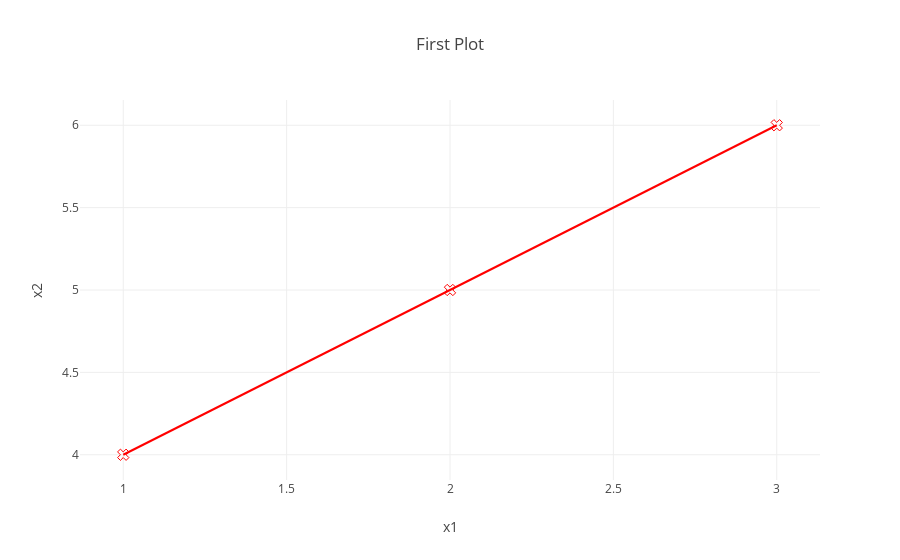

This figure's notebook cell:
### Code cell
trace1 = go.Scatter(x=[1,2,3], y=[4,5,6], marker={'color': 'red', 'symbol': 104, 'size': 10}, 
                    mode="markers+lines",  text=["one","two","three"], name='1st Trace')
                                               

layout=go.Layout(title="First Plot", xaxis={'title':'x1'}, yaxis={'title':'x2'})
figure=go.Figure(data=data,layout=layout)
plotly.offline.iplot(figure, filename='pyguide_1')

### Figure 1 — Plotly figure (JSON) as saved in the notebook; plotly's stock layout.template omitted (floating-point values rounded to 4 significant figures)
{"data": [{"marker": {"color": "red", "size": 10, "symbol": 104}, "mode": "markers+lines", "name": "1st Trace", "text": ["one", "two", "three"], "type": "scatter", "uid": "55122df4-99c0-11e8-91c7-14109fe647dd", "x": [1, 2, 3], "y": [4, 5, 6]}], "layout": {"title": "First Plot", "xaxis": {"title": "x1"}, "yaxis": {"title": "x2"}}}
